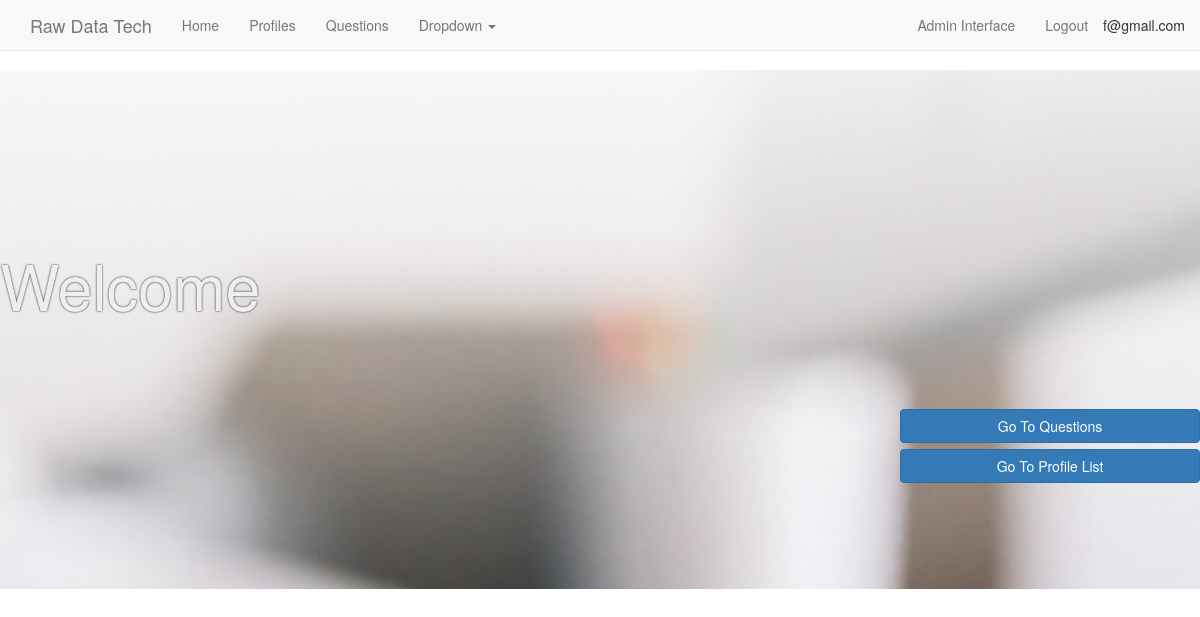
The page /home/ (signed in) on the database as committed earlier.
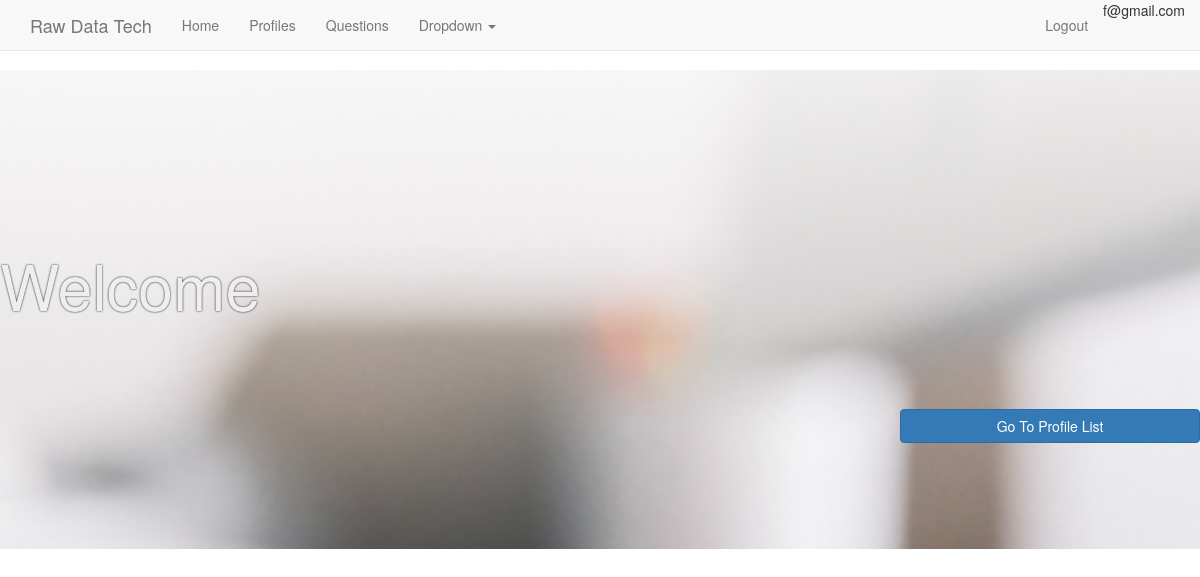
The same page on the database as committed later.
### recruits/models.py (models this page shows, shortened)
class CustomUser(AbstractBaseUser, PermissionsMixin):
    email = models.EmailField(unique=True)
    name = models.CharField(max_length=30)
    address = models.CharField(max_length=50)
    date_joined = models.DateTimeField(auto_now_add=True)
    is_active = models.BooleanField(default=True)
    is_staff = models.BooleanField(default=False)
    objects = UserManager()
    USERNAME_FIELD = 'email'
    REQUIRED_FIELDS = []
    class Meta:
        verbose_name = 'user'
        verbose_name_plural = 'users'
    def __str__(self):
        return self.email

### recruits/views.py (the view)
# urls.py: url(r'home/$', Home.as_view(), name='home'),
class Home(View):
    def get(self, request, *args, **kwargs):
        greeting = "Welcome"
        return render(request, 'recruits/home.html', {'greeting': greeting})

### recruits/templates/recruits/home.html (shortened to what this page needs)
{% extends "recruits/base.html" %}
{% block content %}
<div class="jumbotron jumbotron-carousel corporate-jumbo">
	<br/>
	<h1> {{ greeting }} </h1>
	<br>
	<br>
	<br>
	<br>
	{% if request.user.is_authenticated and request.user.is_superuser %}
	<a class='btn btn-primary pull-right col-sm-3' href='{% url "questions:question-list" %}' role='button'>Go To Questions</a>
	<br>
	<br>
	<a class='btn btn-primary pull-right col-sm-3' href='{% url "recruits:profile-list" %}' role='button'>Go To Profile List</a>
	{% elif request.user.is_authenticated %}
	<a class='btn btn-primary pull-right col-sm-3' href='{% url "recruits:profile-list" %}' role='button'>Go To Profile List</a>
	{% else %}
	<a class='btn btn-primary pull-right col-sm-3' href='{% url "recruits:login" %}' role='button'>Go To Login Page</a>
	{% endif %}
</div>
{% endblock %}

### recruits/templates/recruits/navbar.html (shortened to what this page needs)
<nav class="navbar navbar-default navbar-static-top">
  <div class="container">
    <div class="navbar-header">
      <a class="navbar-brand" href="#">Raw Data Tech</a>
    </div>
    <div id="navbar" class="navbar-collapse collapse">
      <ul class="nav navbar-nav">
        <li><a href="{% url 'recruits:home' %}">Home</a></li>
         <li><a href='{% url "recruits:profile-list" %}'>Profiles</a></li></li>
          {% if request.user.is_authenticated %}
          <li><a href='{% url "questions:question-list" %}'>Questions</a></li></li>
          {% endif %}
        <li class="dropdown">
          <a href="#" class="dropdown-toggle" data-toggle="dropdown" role="button" aria-haspopup="true" aria-expanded="false">Dropdown <span class="caret"></span></a>
        </li>
      </ul>
      <ul class="nav navbar-nav navbar-right">
        {% if request.user.is_authenticated and not request.user.is_superuser %}
          <li class='pull-right'>{{ request.user }}<span class="sr-only">(current)</span></li>
          <li class='pull-right'><a  href='{% url "recruits:logout" %}'>Logout</a></li>
          {% elif request.user.is_authenticated and request.user.is_superuser %}
          <li class='pull-right acc-align'>{{ request.user }}<span class="sr-only">(current)</span></li>
          <li class='pull-right'><a  href='{% url "recruits:logout" %}'>Logout</a></li>
          <li class='pull-right'><a  href='/admin'>Admin Interface</a></li>
          {% else %}
          <li class='pull-right'><a  href='{% url "recruits:login" %}'>Login</a></li>
          {% endif %}
      </ul>
    </div>
  </div>
</nav>

Rows that differ between the two databases and show on the page:
changed CustomUser "f@gmail.com": is_superuser True → False (drawn)
Other text that changed with them:
text no longer shown: "Admin Interface Go To Questions"
